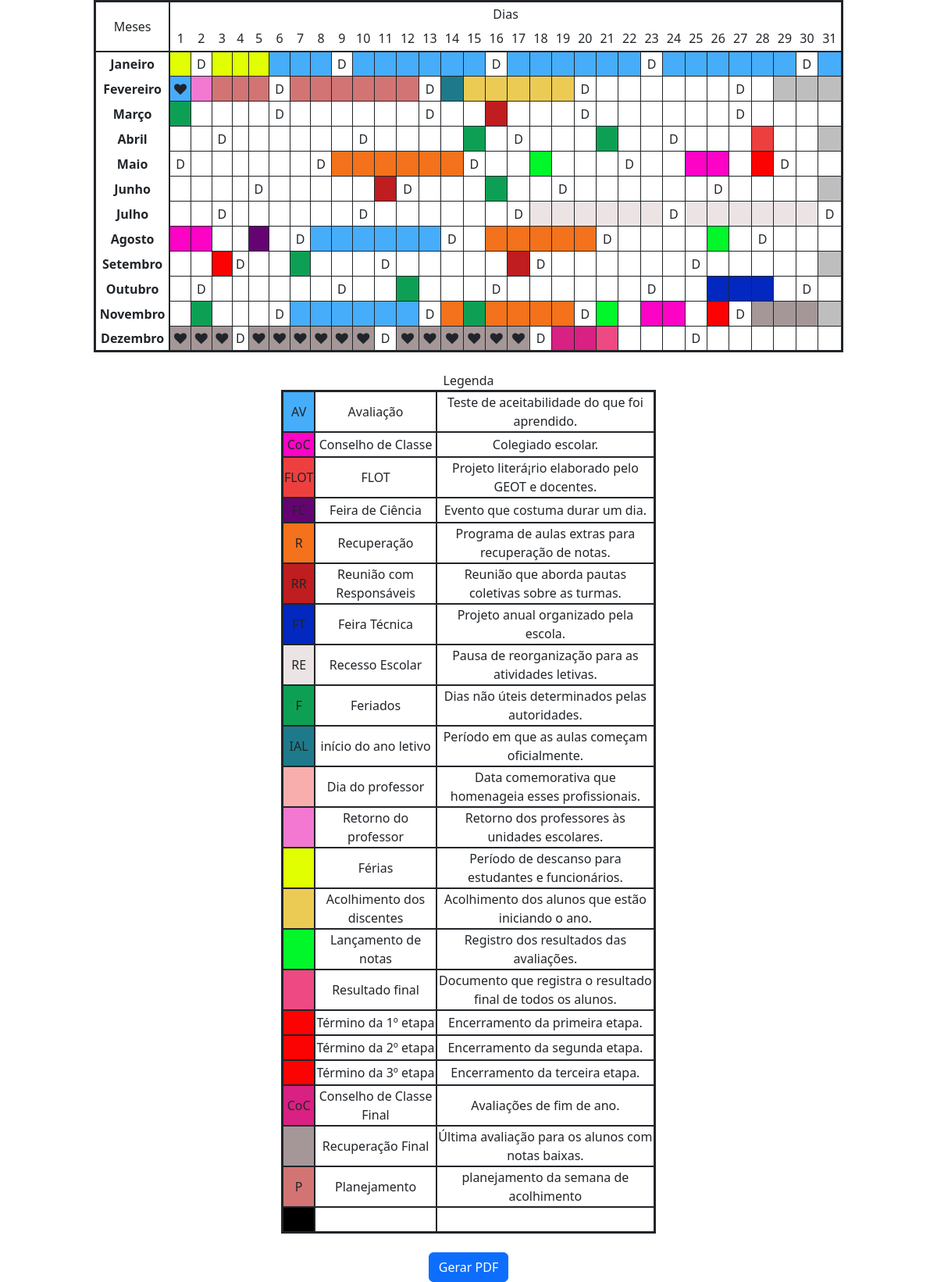
Screenshot of /calendario/calendario.php with the database file from the repository.
### tables this page shows
CREATE TABLE IF NOT EXISTS `legenda` (
  `id_leg` int(11) NOT NULL AUTO_INCREMENT,
  `tipo_evento` varchar(50) DEFAULT NULL,
  `desc_leg` varchar(60) DEFAULT NULL,
  `simbolo_leg` varchar(100) DEFAULT NULL,
  `sigla_leg` varchar(4) DEFAULT NULL,
  `cor_leg` varchar(9) DEFAULT NULL,
  PRIMARY KEY (`id_leg`)
);

### calendario/calendario.php (the view, shortened to what this page needs)
<!DOCTYPE html>
<html lang='en'>
<head>
<link href='https://cdn.jsdelivr.net/npm/bootstrap@5.2.0-beta1/dist/css/bootstrap.min.css' rel='stylesheet'>
    <link rel='stylesheet' href='../static/fontawesome-pro/css/all.css'>
    <link rel='stylesheet' href='//maxcdn.bootstrapcdn.com/font-awesome/4.3.0/css/font-awesome.min.css'>
</head>
<body>
<?php
$con = mysqli_connect('localhost', 'root', '', 'dailyevent') or trigger_error(mysqli_error());
$daysql = mysqli_query($con, "select id_leg, EXTRACT(DAY FROM dt_ini_ev) AS d_ini, EXTRACT(DAY FROM dt_fim_ev) AS d_fim, EXTRACT(MONTH FROM dt_ini_ev) AS m_ini, EXTRACT(MONTH FROM dt_fim_ev) AS m_fim from eventos order by dt_ini_ev ;");
$invday = mysqli_query($con, "with recursive date_ranges AS (SELECT '2022-01-01' dt UNION ALL SELECT dt + INTERVAL 1 DAY FROM date_ranges WHERE dt + INTERVAL 1 DAY <= '2022-12-31') SELECT  EXTRACT(DAY FROM dt) AS d_eve_inv, EXTRACT(MONTH FROM dt) AS m_eve_inv, EXTRACT(DAY FROM LAST_DAY(dt)) AS fim_mes FROM date_ranges WHERE DAYNAME(dt) = 'Sunday';");
$simb = array();
$eve = array();
while($row = mysqli_fetch_array($daysql)){
        $m_ini = $row['m_ini'];
        $d_ini = $row['d_ini'];
        $m_fim = $row['m_fim'];
        $d_fim = $row['d_fim'];
        $info_leg = mysqli_query($con, "select * from legenda where id_leg = ".$row['id_leg'].";");
        $leg = mysqli_fetch_array($info_leg);
        if ($d_ini <= $d_fim && $m_ini == $m_fim) {
            for ($d_ini; $d_ini < $d_fim; $d_ini++) {
                $eve[$m_ini][$d_ini] = "background-color:".$leg['cor_leg'].";";
                $simb[$m_ini][$d_ini] = "<i style='font-family:fontawesome;' class='fa ".$leg['simbolo_leg']."'></i>";
            }
        }
        else{
            if ($d_ini >= $d_fim && $m_ini < $m_fim) {
            if ($d_ini <= 32) {
                $eve[$m_ini][$d_ini] = "background-color:".$leg['cor_leg'].";";
                $simb[$m_ini][$d_ini] = "<i style='font-family:fontawesome;' class='fa ".$leg['simbolo_leg']."'></i>";
                $d_ini++;
                for ($d_fim; $d_fim >= 1; $d_fim--) {
                        $eve[$m_fim][$d_fim] = "background-color:".$leg['cor_leg'].";";
                        $simb[$m_fim][$d_fim] = "<i style='font-family:fontawesome;' class='fa fa-solid ".$leg['simbolo_leg']."'>&#Xf004</i>";
                    }
                } else {
                    $eve[$m_ini][$d_ini] = "background-color:".$leg['cor_leg'].";";
                    $simb[$m_ini][$d_ini] = "<i style='font-family:fontawesome;' class='fa ".$leg['simbolo_leg']."'></i>";
            }
        }
            for ($d_ini; $d_ini < 32; $d_ini++) {
                $eve[$m_ini][$d_ini] = "background-color:".$leg['cor_leg'].";";
                $simb[$m_ini][$d_ini] = "<i style='font-family:fontawesome;' class='fa ".$leg['simbolo_leg']."'></i>";
            }
        }
        $eve[$m_fim][$d_fim] = "background-color:".$leg['cor_leg'].";";
        $simb[$m_fim][$d_fim] = "<i style='font-family:fontawesome;' class='fa ".$leg['simbolo_leg']."'></i>";
    }
    while($row = mysqli_fetch_array($invday)){
        $domingo_d = $row[0];
        $domingo_m = $row[1];
       for ($i=$row[2]+1; $i <= 31; $i++) {
        $eve[$domingo_m][$i] = "background-color:rgb(190, 190, 190); ";;
        $simb[$domingo_m][$i] = "";
    }
       $eve[$domingo_m][$domingo_d] = "";;
       $simb[$domingo_m][$domingo_d] = "<a>D</a>";
    }
$html = "<div style='text-align: -webkit-center;'>";
    $html .= "<table  style='width:80%; height:50%; border:3px solid'>";
    $html .= "<tr >";
    $html .= "<td  rowspan='2' style='border:2px solid'>Meses</td>";
    $html .= "<td colspan='31' >Dias</td>";
    $html .= "<tr style='border-bottom:2px solid'>";
    for ($ç=1; $ç < 32; $ç++) {
        $html .= "<td colspan='ç'>$ç</td>";
    }
    $html .= "</tr>";
    $html .= "</tr>";
for ($i=1; $i < 13; $i++) {
    $html .= "<tr class='cils' style='width:100%;'>";
    $html .= "<td class='mis' style='width:10%;border-right:2px solid'>";
    $meses = array("","Janeiro","Fevereiro","Março","Abril","Maio","Junho","Julho","Agosto","Setembro","Outubro","Novembro","Dezembro");
    foreach ($meses as $a => $value) {
        $html .= "<span style='display:flex; justify-content:center;'><strong>".$meses[$i]."</strong></span>";
        break;
    }
    $html .= "</td>";
        for ($j=1; $j < 32; $j++) {
            $html .= "<td style='";
            if(!empty($eve[$i][$j])){
                $html .= $eve[$i][$j];
            }
        $html .= " border:1px solid'>".((!empty($simb[$i][$j]))?$simb[$i][$j]:"")."<span class='number' style='display:flex; justify-content:center;'></span></td>";
        }
}
$html .= "</tr>";
$html .= "</table>";
$html .= "<br>";
$html .= "Legenda";
$leg_sql = mysqli_query($con, "select tipo_evento as tipo, desc_leg as descricao, simbolo_leg as simbolo, sigla_leg as sigla, cor_leg as cor from legenda ;");
$html .= "<table  style='width:40%; height:10%; border:3px solid'>";
while($row = mysqli_fetch_array($leg_sql)){
    $html .= "<tr>";
    $html .= "<td style='border:2px solid; background-color:".$row['cor'].";'><i style='font-family:fontawesome;' class='fa ".$row['simbolo']."'></i>".$row['sigla']."</td>";
    $html .= "<td style='border:2px solid'>".$row['tipo']."</td>";
    $html .= "<td style='border:2px solid'>".$row['descricao']."</td>";
    $html .= "</tr>";
    }
$html .= "</table>";
$html .= "</div>";
echo $html;
echo "<br>";
echo"<a href='mpdf.php' style='display:flex; justify-content:center;'><button class='btn btn-primary'>Gerar PDF</button></a>";
echo "</body>";
echo "</html>";
?>

### calendario/calendario.php (style rules this page uses)
td { height: 32px; text-align: center; }

### rows the page displays
legenda: sigla_leg "AV", tipo_evento "Avaliação", desc_leg "Teste de aceitabilidade do que foi aprendido."
legenda: sigla_leg "CoC", tipo_evento "Conselho de Classe", desc_leg "Colegiado escolar."
legenda: sigla_leg "FLOT", tipo_evento "FLOT", desc_leg "Projeto literá¡rio elaborado pelo GEOT e docentes."
legenda: tipo_evento "Feira de Ciência", desc_leg "Evento que costuma durar um dia."
legenda: sigla_leg "R", tipo_evento "Recuperação", desc_leg "Programa de aulas extras para recuperação de notas."
legenda: sigla_leg "RR", tipo_evento "Reunião com Responsáveis", desc_leg "Reunião que aborda pautas coletivas sobre as turmas."
legenda: tipo_evento "Feira Técnica", desc_leg "Projeto anual organizado pela escola."
legenda: sigla_leg "RE", tipo_evento "Recesso Escolar", desc_leg "Pausa de reorganização para as atividades letivas."
legenda: sigla_leg "F", tipo_evento "Feriados", desc_leg "Dias não úteis determinados pelas autoridades."
legenda: sigla_leg "IAL", tipo_evento "início do ano letivo", desc_leg "Período em que as aulas começam oficialmente."
legenda: tipo_evento "Dia do professor", desc_leg "Data comemorativa que homenageia esses profissionais."
legenda: tipo_evento "Retorno do professor", desc_leg "Retorno dos professores às unidades escolares."
legenda: tipo_evento "Férias", desc_leg "Período de descanso para estudantes e funcionários."
legenda: tipo_evento "Acolhimento dos discentes", desc_leg "Acolhimento dos alunos que estão iniciando o ano."
legenda: tipo_evento "Lançamento de notas", desc_leg "Registro dos resultados das avaliações."
legenda: tipo_evento "Resultado final", desc_leg "Documento que registra o resultado final de todos os alunos."
legenda: tipo_evento "Término da 1º etapa", desc_leg "Encerramento da primeira etapa."
legenda: tipo_evento "Término da 2º etapa", desc_leg "Encerramento da segunda etapa."
legenda: tipo_evento "Término da 3º etapa", desc_leg "Encerramento da terceira etapa."
legenda: sigla_leg "CoC", tipo_evento "Conselho de Classe Final", desc_leg "Avaliações de fim de ano."
legenda: tipo_evento "Recuperação Final", desc_leg "Última avaliação para os alunos com notas baixas."
legenda: sigla_leg "P", tipo_evento "Planejamento", desc_leg "planejamento da semana de acolhimento"

### other values shown
$meses[$i] "Janeiro"
$meses[$i] "Fevereiro"
$meses[$i] "Março"
$meses[$i] "Abril"
$meses[$i] "Maio"
$meses[$i] "Junho"
$meses[$i] "Julho"
$meses[$i] "Agosto"
$meses[$i] "Setembro"
$meses[$i] "Outubro"
$meses[$i] "Novembro"
$meses[$i] "Dezembro"
$html "Legenda"
